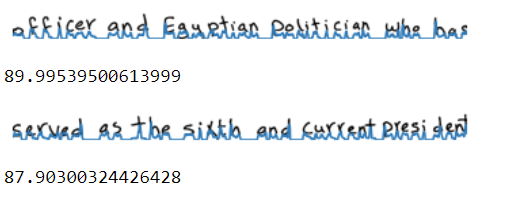
#> input picture images/space_examples.png, 512 x 200 px; its folder holds only this picture in this run
$ python -i utilities.py   (imports and definitions only)
#> lines starting #> are read from the running program, lines starting #| are printed output that depends on the picture; after the words box and inside, x2 and y2 are one past the last pixel; in counts of white or black regions, pixels touching at a corner belong together
#> further down, picture is the input picture: shape (200, 512, 3); mean B, G, R 244, 241.8, 239.2
## File containing helper - common functions used in the project

import os
import cv2
from natsort import natsorted
import numpy as np
import matplotlib.pyplot as plt
from skimage.measure import find_contours
'''
Plots the given image

params:
-------
img:         image to be plotted.
normalized:  whether the image values ranges from 0-255 or 0-1. default
'''
# [7 lines left out: function show_image, not called in this run]

'''
Plot an array of images as a grid of images

params:
-------
figsize  tuble  width and height of each figure.
rows     int    count of grid rows.
cols     int    count of grid cols.
imgs     list   list of images, each image is stored as a numpy array.
'''
# [7 lines left out: function draw_grid, not called in this run]


'''
Read all images placed at the given directory.

params:
-------
dir_path  string  path of directory that contain images to be read.

return:
------
imgs      list    list of all images read from the directory. each image is read as a numpy array.

'''

# [7 lines left out: function read_imgs, not called in this run]


'''
Thresholds the given image and returns the thresholded image

params:
-------
img: image to be thresholded.

return:
------
thresh: thresholded image.

'''
def threshold_image(img):
    gray = cv2.cvtColor(img, cv2.COLOR_BGR2GRAY)
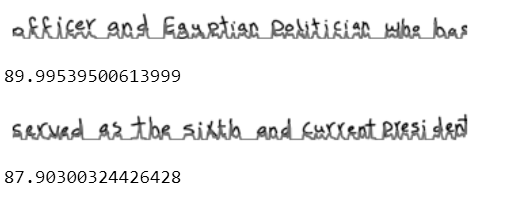
#> gray: shape (200, 512); min 0, max 255, mean 241.3
    blur = cv2.GaussianBlur(gray, (5, 5), 0)
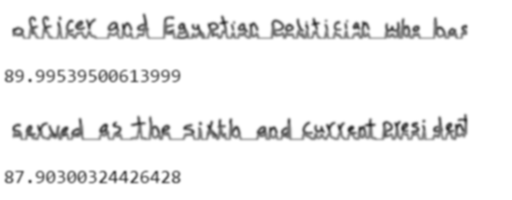
#> blur: shape (200, 512); min 49, max 255, mean 241.3
    thresh = cv2.adaptiveThreshold(blur, 255, cv2.ADAPTIVE_THRESH_GAUSSIAN_C, cv2.THRESH_BINARY, 11, 2)
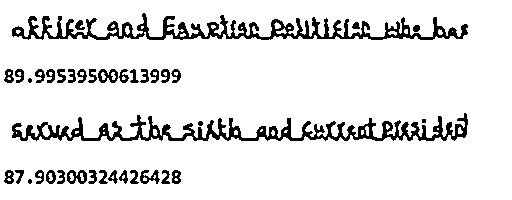
#> thresh: shape (200, 512); 89.6% white; 38 black regions (3 under 20 px), largest, box (x1, y1, x2, y2) and area: (12, 113, 468, 141) 4082, (12, 13, 468, 40) 3901, (67, 170, 87, 184) 169
    thresh = cv2.medianBlur(thresh, 5)
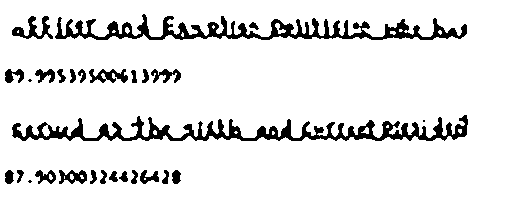
#> thresh: shape (200, 512); 89.6% white; 28 black regions (3 under 20 px), largest, box (x1, y1, x2, y2) and area: (12, 115, 468, 141) 4192, (55, 14, 467, 40) 3701, (12, 16, 53, 39) 387
    thresh = cv2.medianBlur(thresh, 5)
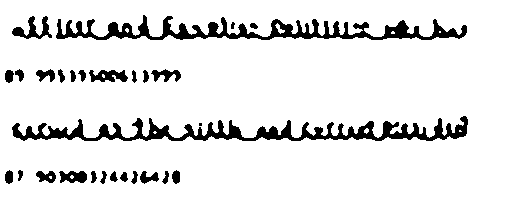
#> thresh: shape (200, 512); 89.7% white; 28 black regions (1 under 20 px), largest, box (x1, y1, x2, y2) and area: (12, 116, 468, 141) 4217, (56, 15, 467, 40) 3739, (12, 16, 52, 39) 384
    thresh = cv2.erode(thresh, None, iterations=1)
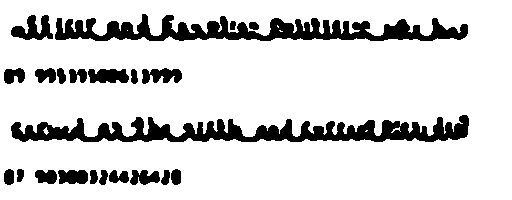
#> thresh: shape (200, 512); 84.3% white; 22 black regions, largest, box (x1, y1, x2, y2) and area: (11, 115, 469, 142) 6286, (55, 14, 468, 41) 5596, (11, 15, 53, 40) 596

    return thresh


'''
Crops the text area from the given image

params:
-------
thresh_img: thresholded image to be cropped.

return:
------
cropped_img: binary image cropped on the text area.

'''
# [58 lines left out: function extract_textarea, not called in this run]


'''
Crops the text area from the given image

params:
-------
thresh_img: thresholded image to be cropped.

return:
------
cropped_img: binary image cropped on the text area.

'''
# [58 lines left out: function extract_textarea_borders, not called in this run]


'''
Reject the outliers of a 1D list of data
https://stackoverflow.com/a/16562028

params:
-------
data: array of values to be processed.
m: is like the scale of how far you could go

return:
------
data: return an array of the same data but outliers are eliminated.

'''

# [5 lines left out: function reject_outliers, not called in this run]


'''
Convert skimage contour to OpenCV contour

params:
-------
contour: skimage contour

return:
------
cv_contour: OpenCV contour (numpy array)

'''

# [9 lines left out: function cv2_contour, not called in this run]

>>> import cv2
>>> picture = cv2.imread('images/space_examples.png')
>>> result = threshold_image(picture)
